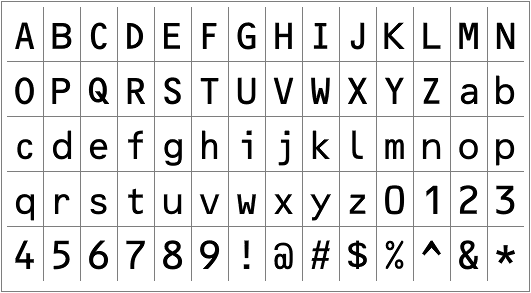
%> input picture ocrfonts.png, 531 x 293 px
$ octave segmentation.m   (GNU Octave 9; MATLAB toolbox functions it lacks are replaced by stand-ins)
%> lines starting %> are read from the running program, lines starting %| are printed output that depends on the picture; in (x1, y1, x2, y2) boxes, pixels count from 0 and x2, y2 are one past the last pixel; in counts of white or black regions, pixels touching at a corner belong together; the program's own positions count from 1
### boundbox.m
%This function is a continuation of the removelines function. In addition
%to removing lines and dots, this function segments and isolates all the
%characters in the ocrfonts.png file and creates a stats structure which
%will help in getting bounding boxes and these in turn will help in
%generating independent images of all characters for model estimation in
%OCR.

%Run this function in following manner to get all 5 outputs, otherwise it
%will only give the first output as the function output
%[stats,maxx,maxy,bw3,L] = boundbox();
function [stats,maxx,maxy,bw3,L] = boundbox()
    %This part is almost the same as removelines function
    img = imread('ocrfonts.png');
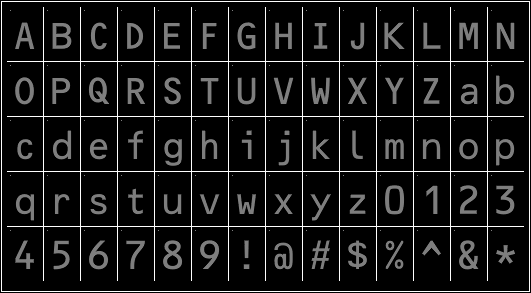
%> img: size 293x531 uint8; min 0, max 254, mean 22.8
    I = mat2gray(img);
    bw = im2bw(I,graythresh(I));
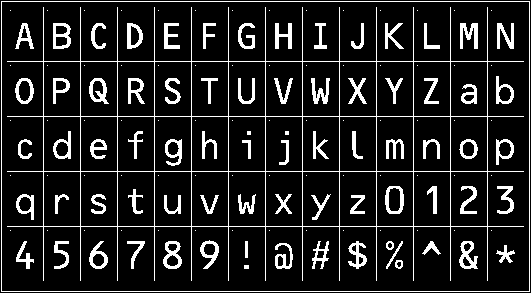
%> bw: size 293x531 logical; 12.7% white; 147 white regions (72 under 20 px), largest, box (x1, y1, x2, y2) and area: (7, 7, 524, 281) 5578, (1, 1, 530, 292) 1636, (460, 23, 478, 49) 276
    se = strel('rectangle',[2,2]);
    bw2 = imerode(bw,se);
%> bw2: size 293x531 logical; 5.1% white in thin lines or dots, all inside (x1, y1, x2, y2) = (15, 23, 514, 268)
    bw3 = imdilate(bw2,se);
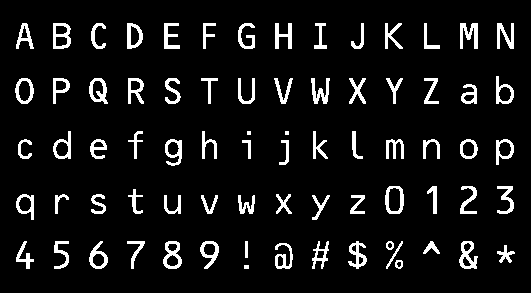
%> bw3: size 293x531 logical; 8% white; 75 white regions (2 under 20 px), largest, box (x1, y1, x2, y2) and area: (460, 23, 478, 49) 276, (459, 241, 478, 269) 271, (163, 241, 182, 269) 265

    %The new part starts here

    %This is for labeling components which are disconnected such as i,j etc
    %What this step does is that it expands the image boundaries by 5 pixel
    %so that the components are no longer disconnected
    bw4 = bwdist(bw3) <=5;
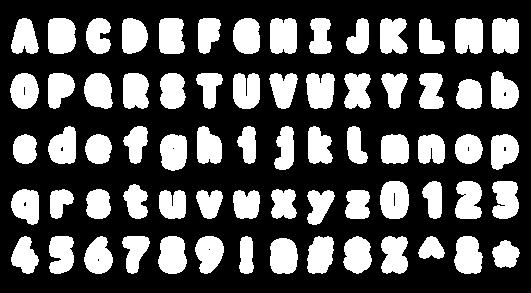
%> bw4: size 293x531 logical; 32.5% white; 70 white regions
    %This creates the labelmatrix for the above image
    L = labelmatrix(bwconncomp(bw4));
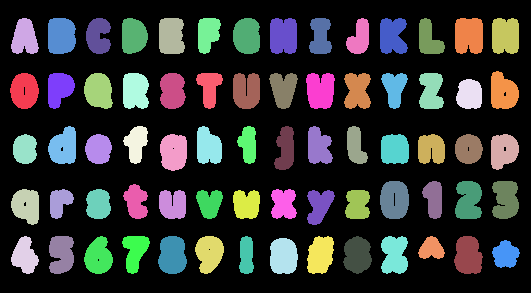
%> L: size 293x531 uint8; 71 distinct labels, from 0 to 70; one colour per label, 0 black
    %This will create a labelmatrix such that the background pixels replace
    %the expanded pixels in bw4 and so there is a single label for
    %disconnected components of i,j etc.
    L(~bw3)=0;
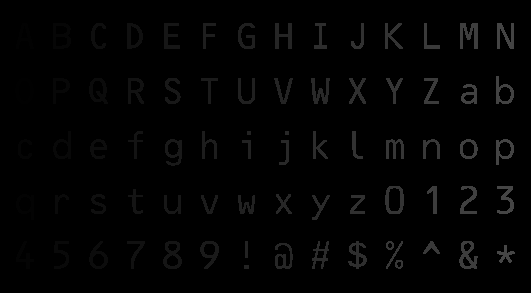
%> L: size 293x531 uint8; min 0, max 70, mean 2.8

    %This creates a structure named stats containing properties such as
    %pixel area and bounding box parameter for all labeled entitites
    %Bounding box is of the form [ulcorner width]
    %ulcorner is of form [x y]:co-ordinates of upper-left corner
    %width is of the form [xwidth ywidth]
    stats = regionprops(L,'Area','BoundingBox');
%> stats = 70 regions; largest, box (x1, y1, x2, y2) and Area: (460, 23, 478, 49) 276, (459, 241, 478, 269) 271, (163, 241, 182, 269) 265, (53, 23, 71, 49) 259, (348, 241, 367, 269) 247
    maxx = 0;
    maxy = 0;

    %This loop is for finding the maximum Bounding Box dimensions which
    %will be used to generate rescaled images of all characters, which will
    %have the same size for all characters
    for i=1:70
        if stats(i).BoundingBox(3) > maxx
            maxx = stats(i).BoundingBox(3);
        end
        if stats(i).BoundingBox(4) > maxy
            maxy = stats(i).BoundingBox(4);
        end
    end
%> this loop made 70 passes
%> (maxx, maxy) on pass 1: (19, 26)
%> maxy on passes 4, 40: 28, 34
end

%%%%%%%%%%%%%%%%%%%%%%%%% FUNCTION DOCUMENTATION %%%%%%%%%%%%%%%%%%%%%%%%%%

%Boundbox function returns the variables 'stats','maxx','maxy','bw3','L'
%from the image 'ocrfonts.png'.

%imread, mat2gray, strel, imerode imdilate have been explained in
%'removelines.m'

%bwdist function computes the Euclidean distance transform of a binarized
%image which it takes as input. For each pixel in input image, the distance
%transform assigns a number that is the distance between that pixel and the
%nearest nonzero pixel(nearest white element in this case). In this file,
%it is used to connect the disconnected elements such as i,j etc by
%approximating a distance 5 and returns the image bw4.

%bwconncomp function takes in a binarized image as input and returns the
%connected components found in the input image.

%labelmatrix function takes in the Connected Component output of the
%bwconncomp function and returns a labeled matrix wherein each of the
%connected component is assigned a label number. The elements of the
%labelmatrix are integer values starting from 0 for the background pixels
%and 1,2,3,.. and so on for each pixel in a connected component. i.e, all
%the pixel in a connected component are assigned the same integer value.

%regionprops function calculated the specified properties of all the
%connected components in an image. In this file, the syntax used is
%regionprops(L,properties) and we get a structure called stats as the
%output. Some examples of properties for the connected components are
%'Area','BoundingBox',Perimeter' etc. The Boundbox property has been
%explained in the code.

%Summarizing the outputs of boundbox function
%stats is the structure containing the properties of the connected
%components of the binarized image.
%maxx and maxy are the maximum width and height respectively among all the
%BoundingBox dimensions.
%bw3 is the binarized image obtained after removing the lines and specks.
%L is the label matrix corresponding to the image bw3.

### segmentation.m
%TRAINING IMAGE SEGMENTATION AND ISOLATION

%This script will segment and isolate the characters from ocrfonts.png file
%and create individual bmp image files for all the characters in the order
%shown by the labels in the labelmatrix L.

%These image files will later be renamed as per the character shown in
%order to use them for OCR testing.

%Also the images have been resized to 19(maxx)X34(maxy) size
[stats,maxx,maxy,bw3,L] = boundbox();
%> maxx = 19; maxy = 34

for i=1:70
    subimage = imcrop(bw3,stats(i).BoundingBox);
    subimage = imresize(subimage,[maxy,maxx]);
    filename = sprintf('ocrfonts_images/label_%d.bmp',i);
    imwrite(subimage,filename,'bmp');
end
%> this loop made 70 passes
%> pass 1, `subimage = imcrop(bw3,stats(i).BoundingBox);`:
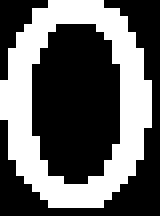
%> subimage: size 27x20 logical (shown 8 times larger); 38.9% white; 1 white region, box (x1, y1, x2, y2) and area: (0, 0, 19, 26) 210

%%%%%%%%%%%%%%%%%%%%%%% FUNCTION DOCUMENTATION %%%%%%%%%%%%%%%%%%%%%%%%%%%

%This code is a follow up on the boundbox.m file and uses the output
%obtained from boundbox.m to segment the image 'ocrfonts.png'
%maxx and maxy were found out to be 19 and 34 respectively and there were
%70 components in total. 26+26(alphabets) + 10 digits + 8 special
%characters.

%imcrop function is used to crop an image matrix according to the input
%parameters. The syntax used here is imcrop(image,map) where bw3 is the
%image to be cropped and map is the dimensions and co-ordinates of the
%bounding box.

%imresize takes in an image matrix and resized dimensions as input and
%returns the resized image. Here all segmented images are resized to 19X34

%sprintf is used to name the files of imdividual images segmented from the
%original image and its syntax is similar to other common programming
%languages such as C++ etc.

%imwrite is used to write an image matrix to a file and the syntax used
%here is imwrite(image,filename,'file type).
